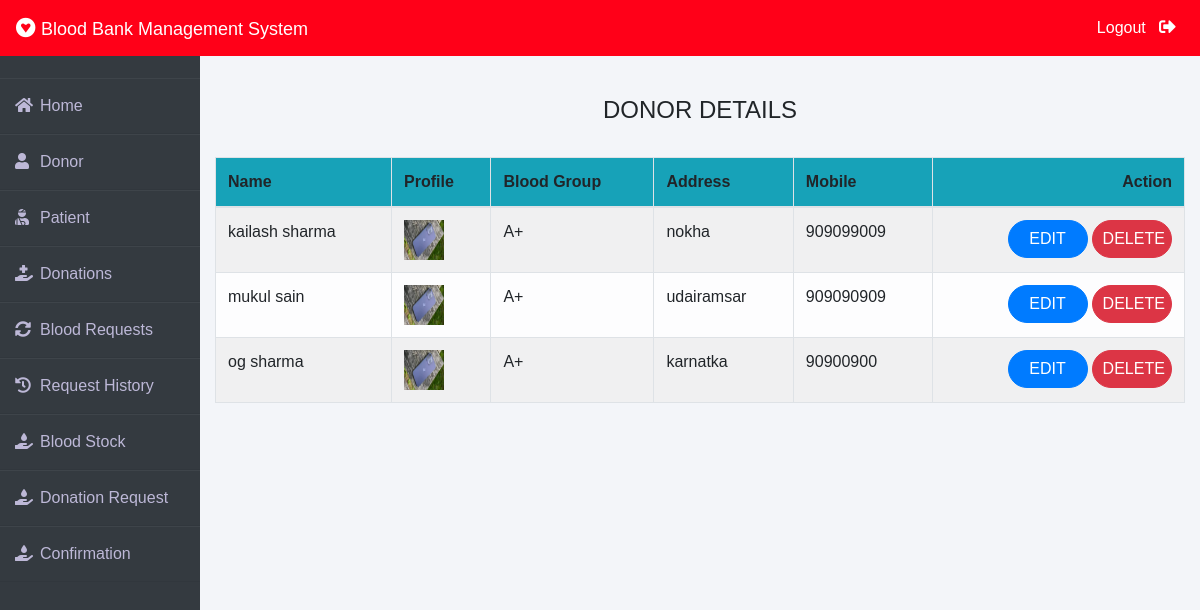
/admin-donor (signed in), run on the app's committed database.
### donor/models.py (models this page shows, shortened)
class Donor(models.Model):
    user=models.OneToOneField(User,on_delete=models.CASCADE)
    profile_pic= models.ImageField(upload_to='profile_pic/Donor/',null=True,blank=True)
    bloodgroup=models.CharField(max_length=10)
    address = models.CharField(max_length=40)
    mobile = models.CharField(max_length=20,null=False)
    @property
    def get_name(self):
        return self.user.first_name+" "+self.user.last_name

### blood/views.py (the view)
# urls.py: path('admin-donor', views.admin_donor_view,name='admin-donor'),
@login_required(login_url='adminlogin')
def admin_donor_view(request):
    donors=Donor.objects.all()
    return render(request,'blood/admin_donor.html',{'donors':donors})

### blood/templates/blood/admin_donor.html
{% extends 'blood/adminbase.html' %}
{% block content %}
{% load widget_tweaks %}
{%load static%}
<br><br>
<div class="container">
    <H4 class="text-center">DONOR DETAILS</H4><br>
    <table class="table table-light table-hover table-bordered table-striped">
        <thead class="bg-info">
            <tr>
                <th scope="col">Name</th>
                <th scope="col">Profile</th>
                <th scope="col">Blood Group</th>
                <th scope="col">Address</th>
                <th scope="col">Mobile</th>
                <th class="text-right">Action</th>
            </tr>
        </thead>
        <tbody>
            {% for t in donors %}
            <tr>
                <td> {{t.get_name}}</td>
                <td> <img src="{% static t.profile_pic.url %}" alt="Profile Pic" height="40px" width="40px" /></td>
                <td>{{t.bloodgroup}}</td>
                <td>{{t.address}}</td>
                <td>{{t.mobile}}</td>
                <td class="text-right">
                    <button class="btn btn-primary badge-pill" style="width: 80px;"><a  style="text-decoration: none;color: white;" href="{% url 'update-donor' t.id  %}">EDIT</a> </button>
                    <button class="btn btn-danger badge-pill" style="width: 80px;"><a  style="text-decoration: none;color: white;" href="{% url 'delete-donor' t.id  %}">DELETE</a> </button>
                </td>
            </tr>
            {% endfor %}
        </tbody>
    </table>
</div>
{% endblock content %}

### blood/templates/blood/adminbase.html (style rules this page uses)
* { margin: 0; padding: 0; box-sizing: border-box; list-style: none; text-decoration: none; font-family: 'Josefin Sans', sans-serif; }
body { background-color: #f3f5f9; }

### data on the page
Donor: get_name "kailash sharma", profile_pic (picture), bloodgroup "A+", address "nokha", mobile "909099009"
Donor: get_name "mukul sain", profile_pic (picture), bloodgroup "A+", address "udairamsar", mobile "909090909"
Donor: get_name "og sharma", profile_pic (picture), bloodgroup "A+", address "karnatka", mobile "90900900"
